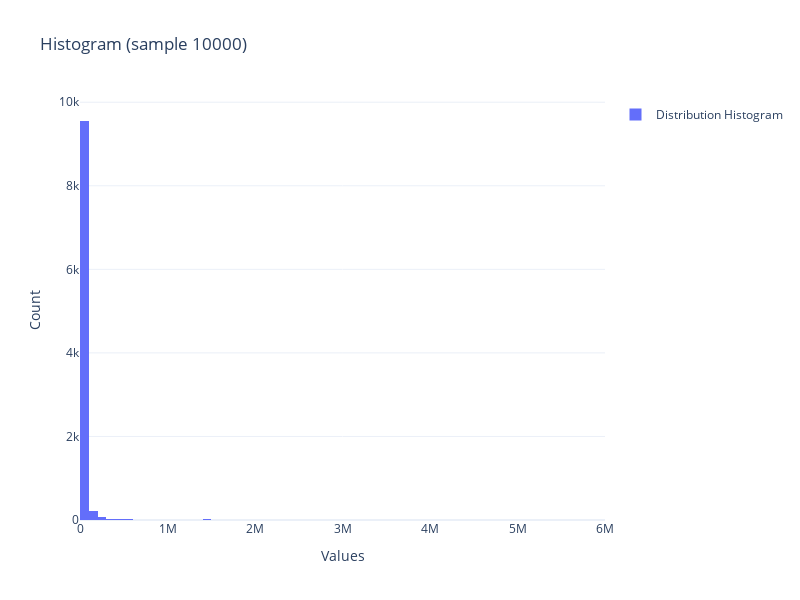
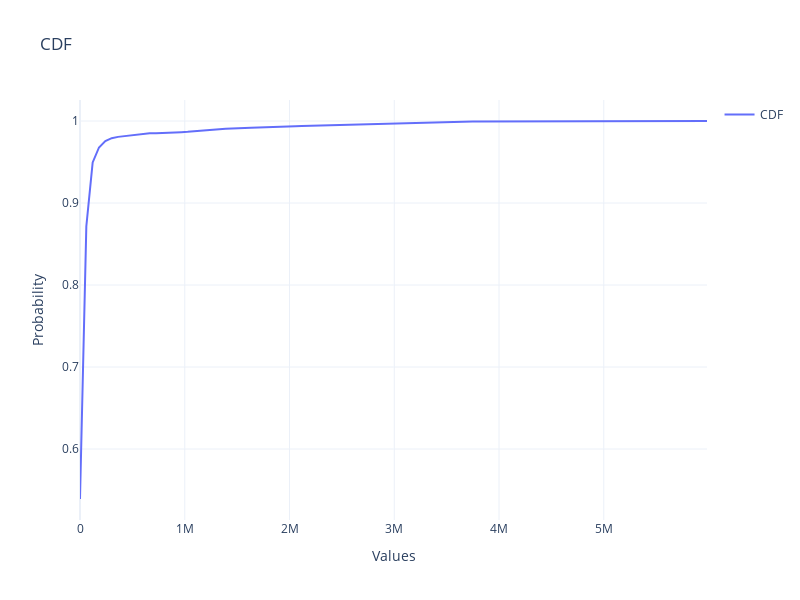
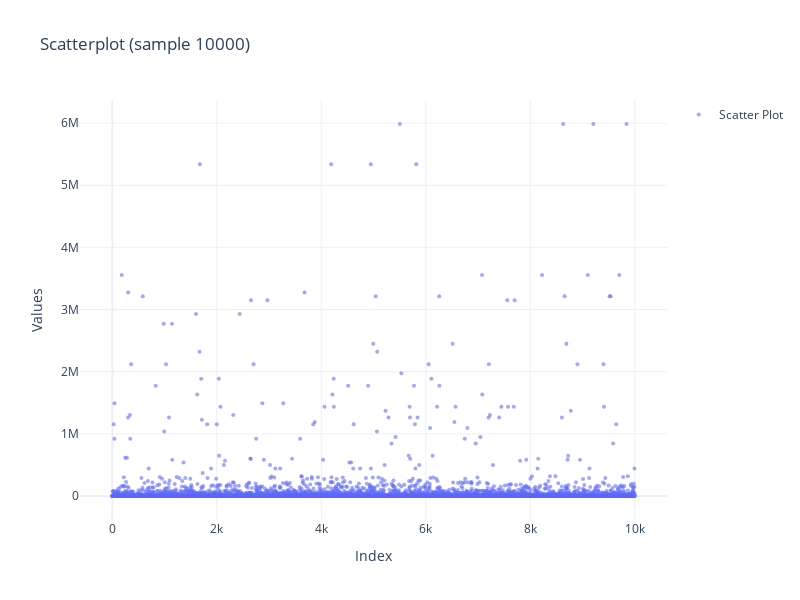
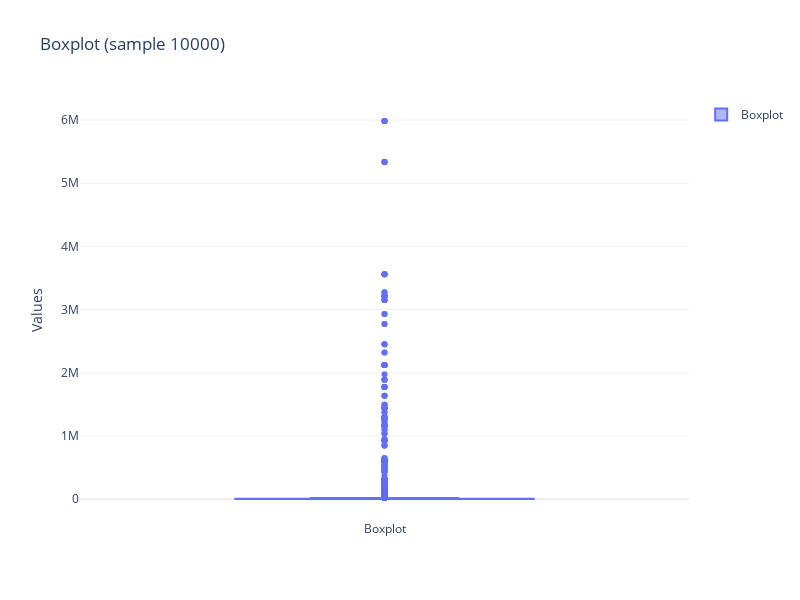

The notebook cell saved with these charts, in order:
### Code cell
import sys
import os
project_root = os.path.dirname(os.path.dirname(os.getcwd()))
sys.path.insert(0, project_root)
#импорты загрузки 

import InterfaceWidgets.data_load_widgets as data_load_widgets
import InterfaceWidgets.column_selection_widgets as column_selection_widgets

#импорты EDA
import InterfaceWidgets.EDA_widgets as eda_widgets

#импорты экспериментального ядра
import ExperimentsCore.experiments_core as exp_core
import InterfaceWidgets.experiments_interface_widgets as exp_widgets

# Обработчик создания распределения после EDA
def handle_distribution_creation(series):
    print("Создание дискретного распределения...")
    rv, df_dist, round_digits = exp_core.discrete_dist_creation(series)
    exp_widgets.display_distribution_info(rv, df_dist, round_digits)
    exp_widgets.display_experiments_config_screen()

# Обработчик выбора колонки
def handle_column_selection(selected_column, data_dict):
    print(f"Выбрана колонка: {selected_column}")
    print(f"Получен словарь данных с {len(data_dict['df'])} строками")
    # Запускаем EDA анализ для выбранной колонки с передачей callback'а для создания распределения
    series = data_dict['df'][selected_column]
    eda_widgets.run_eda_analysis(selected_column, data_dict, 
                                on_eda_complete=lambda: handle_distribution_creation(series))

# Обработчик загрузки данных
def handle_data_loaded(data_dict):
    # Когда данные загружены, показываем селектор колонок
    column_selection_widgets.column_selection_widgets(
        data_dict, 
        on_column_selected=handle_column_selection
    )

# Показываем интерфейс загрузки с callback'ом
data_load_widgets.display_interface(on_data_loaded=handle_data_loaded)

### Figure 1 — Plotly figure (JSON) as saved in the notebook; plotly's stock layout.template omitted (floating-point values rounded to 4 significant figures; data arrays with more than 128 entries replaced by an {"elided": "..."} marker saying what was removed)
{"data": [{"name": "Distribution Histogram", "nbinsx": 100, "type": "histogram", "x": {"elided": "10000 int values"}}], "layout": {"height": 600, "showlegend": true, "title": {"text": "Histogram (sample 10000)"}, "width": 800, "xaxis": {"title": {"text": "Values"}}, "yaxis": {"title": {"text": "Count"}}}}

### Figure 2 — Plotly figure (JSON) as saved in the notebook; plotly's stock layout.template omitted (floating-point values rounded to 4 significant figures)
{"data": [{"line": {"width": 2}, "mode": "lines", "name": "CDF", "type": "scatter", "x": [0, 60460.0, 120900.0, 181400.0, 241800.0, 302300.0, 362800.0, 423200.0, 483700.0, 544100.0, 604600.0, 665100.0, 725500.0, 786000.0, 846400.0, 906900.0, 967400.0, 1028000.0, 1088000.0, 1149000.0, 1209000.0, 1270000.0, 1330000.0, 1391000.0, 1451000.0, 1511000.0, 1572000.0, 1632000.0, 1693000.0, 1753000.0, 1814000.0, 1874000.0, 1935000.0, 1995166, 2056000.0, 2116000.0, 2177000.0, 2237000.0, 2297000.0, 2358000.0, 2418000.0, 2479000.0, 2539000.0, 2600000.0, 2660000.0, 2721000.0, 2781000.0, 2842000.0, 2902000.0, 2963000.0, 3023000.0, 3083000.0, 3144000.0, 3204000.0, 3265000.0, 3325000.0, 3386000.0, 3446000.0, 3507000.0, 3567000.0, 3628000.0, 3688000.0, 3748000.0, 3809000.0, 3869000.0, 3930000.0, 3990332, 4051000.0, 4111000.0, 4172000.0, 4232000.0, 4293000.0, 4353000.0, 4414000.0, 4474000.0, 4534000.0, 4595000.0, 4655000.0, 4716000.0, 4776000.0, 4837000.0, 4897000.0, 4958000.0, 5018000.0, 5079000.0, 5139000.0, 5200000.0, 5260000.0, 5320000.0, 5381000.0, 5441000.0, 5502000.0, 5562000.0, 5623000.0, 5683000.0, 5744000.0, 5804000.0, 5865000.0, 5925000.0, 5985498], "y": [0.539, 0.8716, 0.9495, 0.9677, 0.9754, 0.9791, 0.9806, 0.9816, 0.9825, 0.9836, 0.9845, 0.985, 0.9852, 0.9853, 0.9856, 0.986, 0.9864, 0.9868, 0.9872, 0.9878, 0.9885, 0.9893, 0.9899, 0.9904, 0.991, 0.9913, 0.9915, 0.9917, 0.9918, 0.9921, 0.9923, 0.9928, 0.9932, 0.9934, 0.9937, 0.994, 0.9943, 0.9944, 0.9945, 0.9947, 0.9949, 0.9951, 0.9954, 0.9955, 0.9956, 0.9957, 0.9959, 0.9962, 0.9965, 0.9967, 0.9968, 0.997, 0.9974, 0.9979, 0.9983, 0.9984, 0.9985, 0.9985, 0.9987, 0.9991, 0.9993, 0.9993, 0.9993, 0.9993, 0.9993, 0.9993, 0.9993, 0.9993, 0.9993, 0.9993, 0.9993, 0.9993, 0.9993, 0.9993, 0.9993, 0.9993, 0.9993, 0.9993, 0.9993, 0.9993, 0.9993, 0.9993, 0.9993, 0.9993, 0.9993, 0.9993, 0.9993, 0.9994, 0.9995, 0.9997, 0.9997, 0.9997, 0.9997, 0.9997, 0.9997, 0.9997, 0.9997, 0.9997, 0.9998, 1]}], "layout": {"height": 600, "showlegend": true, "title": {"text": "CDF"}, "width": 800, "xaxis": {"title": {"text": "Values"}}, "yaxis": {"title": {"text": "Probability"}}}}

### Figure 3 — Plotly figure (JSON) as saved in the notebook; plotly's stock layout.template omitted (floating-point values rounded to 4 significant figures; data arrays with more than 128 entries replaced by an {"elided": "..."} marker saying what was removed)
{"data": [{"marker": {"opacity": 0.6, "size": 4}, "mode": "markers", "name": "Scatter Plot", "type": "scatter", "x": {"elided": "10000 int values"}, "y": {"elided": "10000 int values"}}], "layout": {"height": 600, "showlegend": true, "title": {"text": "Scatterplot (sample 10000)"}, "width": 800, "xaxis": {"title": {"text": "Index"}}, "yaxis": {"title": {"text": "Values"}}}}

### Figure 4 — Plotly figure (JSON) as saved in the notebook; plotly's stock layout.template omitted (floating-point values rounded to 4 significant figures; data arrays with more than 128 entries replaced by an {"elided": "..."} marker saying what was removed)
{"data": [{"boxpoints": "outliers", "name": "Boxplot", "type": "box", "y": {"elided": "10000 int values"}}], "layout": {"height": 600, "showlegend": true, "title": {"text": "Boxplot (sample 10000)"}, "width": 800, "yaxis": {"title": {"text": "Values"}}}}
